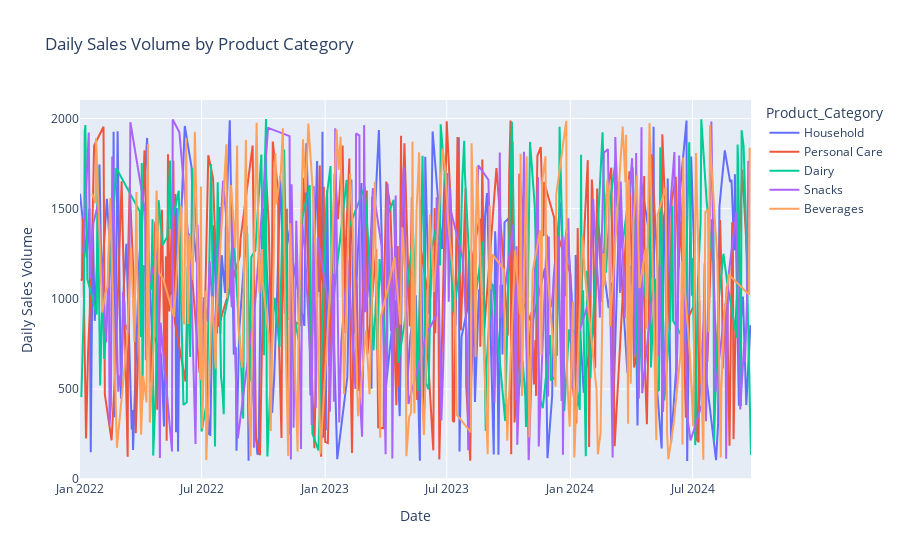

Here is the notebook cell this chart was saved with:
### Code cell
# Plot 2: Sales by product category
cat_data = df.groupby(['Date', 'Product_Category'])['Sales_Volume'].sum().reset_index()
fig = px.line(cat_data, x='Date', y='Sales_Volume', color='Product_Category',
              title='Daily Sales Volume by Product Category',
              labels={'Sales_Volume': 'Daily Sales Volume'})
fig.show()

### Figure 1 — Plotly figure (JSON) as saved in the notebook; plotly's stock layout.template omitted (floating-point values rounded to 4 significant figures; data arrays with more than 128 entries replaced by an {"elided": "..."} marker saying what was removed)
{"data": [{"hovertemplate": "Product_Category=Household<br>Date=%{x}<br>Daily Sales Volume=%{y}<extra></extra>", "legendgroup": "Household", "line": {"color": "#636efa", "dash": "solid"}, "marker": {"symbol": "circle"}, "mode": "lines", "name": "Household", "orientation": "v", "showlegend": true, "type": "scatter", "x": {"elided": "206 str values"}, "xaxis": "x", "y": {"elided": "206 int values"}, "yaxis": "y"}, {"hovertemplate": "Product_Category=Personal Care<br>Date=%{x}<br>Daily Sales Volume=%{y}<extra></extra>", "legendgroup": "Personal Care", "line": {"color": "#EF553B", "dash": "solid"}, "marker": {"symbol": "circle"}, "mode": "lines", "name": "Personal Care", "orientation": "v", "showlegend": true, "type": "scatter", "x": {"elided": "204 str values"}, "xaxis": "x", "y": {"elided": "204 int values"}, "yaxis": "y"}, {"hovertemplate": "Product_Category=Dairy<br>Date=%{x}<br>Daily Sales Volume=%{y}<extra></extra>", "legendgroup": "Dairy", "line": {"color": "#00cc96", "dash": "solid"}, "marker": {"symbol": "circle"}, "mode": "lines", "name": "Dairy", "orientation": "v", "showlegend": true, "type": "scatter", "x": {"elided": "190 str values"}, "xaxis": "x", "y": {"elided": "190 int values"}, "yaxis": "y"}, {"hovertemplate": "Product_Category=Snacks<br>Date=%{x}<br>Daily Sales Volume=%{y}<extra></extra>", "legendgroup": "Snacks", "line": {"color": "#ab63fa", "dash": "solid"}, "marker": {"symbol": "circle"}, "mode": "lines", "name": "Snacks", "orientation": "v", "showlegend": true, "type": "scatter", "x": {"elided": "190 str values"}, "xaxis": "x", "y": {"elided": "190 int values"}, "yaxis": "y"}, {"hovertemplate": "Product_Category=Beverages<br>Date=%{x}<br>Daily Sales Volume=%{y}<extra></extra>", "legendgroup": "Beverages", "line": {"color": "#FFA15A", "dash": "solid"}, "marker": {"symbol": "circle"}, "mode": "lines", "name": "Beverages", "orientation": "v", "showlegend": true, "type": "scatter", "x": {"elided": "210 str values"}, "xaxis": "x", "y": {"elided": "210 int values"}, "yaxis": "y"}], "layout": {"legend": {"title": {"text": "Product_Category"}, "tracegroupgap": 0}, "title": {"text": "Daily Sales Volume by Product Category"}, "xaxis": {"anchor": "y", "domain": [0, 1], "title": {"text": "Date"}}, "yaxis": {"anchor": "x", "domain": [0, 1], "title": {"text": "Daily Sales Volume"}}}}
